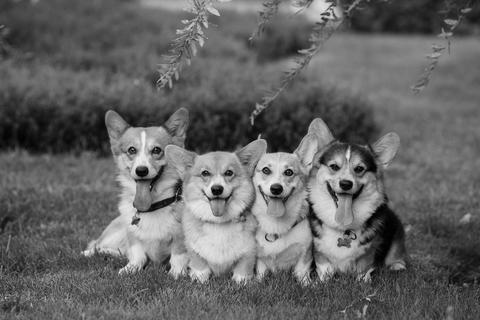
#> input picture Lab2/test-image.jpg, 480 x 320 px; the run also reads 2 pictures not shown here
$ jupyter execute --allow-errors Lab2.ipynb   (shell and % lines are left out)
#> lines starting #> are read from the running program, lines starting #| are printed output that depends on the picture
# ECE 311 Lab 2: LSI Systems
## Due Date: 9/18 @ 11:59PM on Canvas
In this lab, we will explore Linear Shift-Invariant (LSI) systems and their properties with applications involving toy signals, image filtering, stock data, and even an example of a simple non-linear system. Let's get started!

[cell 1]
# import necessary libraries for this lab
import numpy as np
import scipy.signal as signal
import matplotlib.pyplot as plt

from skimage.io import imread

## Getting Started with Convolution

We remember from ECE 210, that convolution describes how any continuous-time input signal is processed by an LTI system. Given an input $x(t)$ and an LTI system's impulse response $h(t)$, the system output $y(t)$ is given by

$$
y(t) = x(t) * h(t).
$$

Recall that convolution for continous-time signals is defined as

$$
y(t) = \int_{\tau = -\infty}^{\infty}x(\tau)h(t-\tau)d\tau = \int_{\tau=-\infty}^{\infty}x(t-\tau)h(\tau)d\tau.
$$

You have learned in ECE 310 that discrete-time LTI systems also have an impulse response $h[n]$, which is the system response to a unit Kronecker delta $\delta[n]$ input. Thus, we can express the system output given an input signal via discrete-time convolution.

$$
y[n] = x[n] * h[n]
$$

$$
y[n] = \sum_{k=-\infty}^{\infty}x[k]h[n-k] = \sum_{k=-\infty}^{\infty}x[n-k]h[k]
$$

Like the width properties of continuous-time convolution, if $x$ is of length $N$ and $h$ is of length $M$, the result $y$ will be of length $N+M-1$. It is important to note that every LTI system can be represented by a convolution, every system that can be expressed as a convolution is fully described by its impulse response, and any system fully described by its impulse response must be LTI. This means the relationship between LTI systems, convolution, and impulse responses is an "if and only if" relationship; they all imply one another! This is something handy to keep in mind whenever you want to identify and describe an LTI system.

The key function we will use to perform convolutions is the $\textrm{convolve()}$ function in the $\textrm{scipy.signal}$ module. The usage of this function for an example system is as follows:

$$
x[n] = \delta[n]+2\delta[n-2]+3\delta[n-4]
$$

$$
y[n] = x[n]+3x[n-1]
$$

[cell 2]
x = np.array([1, 0, 2, 0, 3]) # input signal
h = np.array([1, 3]) # filter/system's impulse response
y = signal.convolve(x,h) # signal.convolve(in1,in2)

print(y) # verify this result by hand!

Note how we extracted the system's impulse response for the system's Linear Constant Coefficient Difference Equation (LCCDE): we simply replace each $x[n-k]$ with $\delta[n-k]$! This is equivalent to passing $\delta[n]$ as our input signal. Above, our first term takes the present input value and multiplies it by one, and the second term multiplies the most recent input by three. Intuitively, when we flip and shift our filter $h$ for the convolution, we will be applying this system to the input signal at each shift step. The $\textrm{signal.convolve()}$ function assumes the arrays that represent our signals begin at index zero.

# Exercise 1: Implementing LTI Systems

In the below code cell, implement the following LTI systems and plot the system response (using $\textrm{plt.stem()}$) to each of the listed input signals. Comment on the results in the following Markdown cell, i.e. compare and contrast how each system seems to affect each input signal. Remember to use the LCCDE for each system to infer its impulse response!

* System A: $y_a[n] = x[n]-x[n-1]$

* System B: $y_b[n] = \frac{1}{3}x[n]+\frac{1}{3}x[n-1]+\frac{1}{3}x[n-2]$

* $x_1[n] = u[n] - u[n-10], 0\leq n< 20$

* $x_2[n] = \sin\left(\frac{\pi}{20}n\right), 0\leq n< 40$

[cell 3]
# create input signals here:
# Hint: Use np.sin and np.pi!

x1_ones = np.ones(10)
x1_zeros = np.zeros(10)
x1 = np.concatenate((x1_ones, x1_zeros))

x2 = np.array([np.sin(np.pi / 20 * i) for i in range(40)])  #signal 2

# System A

h_a = [1, -1]

# plot result for x1

y_a_1 = signal.convolve(x1, h_a)
print(y_a_1)
plt.stem(y_a_1)

# plot result for x2

y_a_2 = signal.convolve(x2, h_a)
print(y_a_2)
plt.figure()
plt.stem(y_a_2)

# System B

h_b = [1/3, 1/3, 1/3]

# plot result for x1

y_b_1 = signal.convolve(x1, h_b)
print(y_b_1)
plt.figure()
plt.stem(y_b_1)

# plot result for x2

y_b_2 = signal.convolve(x2, h_b)
print(y_b_2)
plt.figure()
plt.stem(y_b_2)
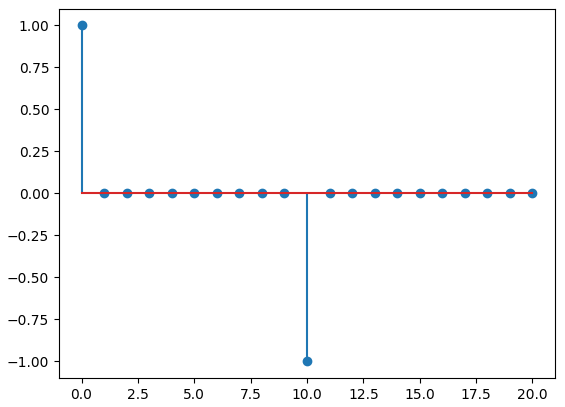
#> figure drawn by matplotlib, 1 panel; curve peaks at x = 0, y = 1
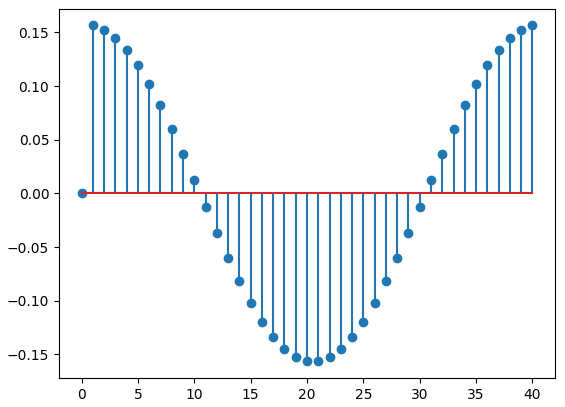
#> figure drawn by matplotlib, 1 panel; curve peaks at x = 40, y = 0.156
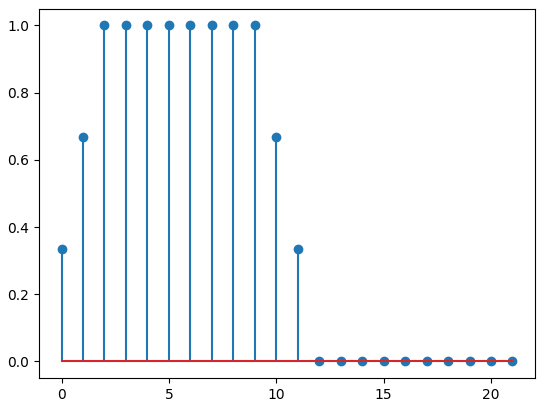
#> figure drawn by matplotlib, 1 panel; curve peaks at x = 2, y = 1
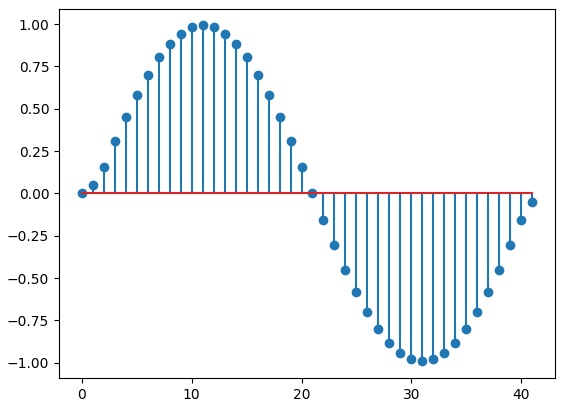
#> figure drawn by matplotlib, 1 panel; curve peaks at x = 11, y = 0.992

## Comments here:

(Consider how each system affects the flatter and faster-changing parts of the input signals. What do you think each system is doing?)

1. System A shows the difference between each point in a signal.
2. System B calculate the mean value of every three point in a signal.

# Exercise 2: Bitcoin Pricing Correction

One type of signal could be some non-physical 1D information. An example of this would be stock price or cryptocurrency price data. This data is notoriously noisy and can jump around unpredictably.

Remember that the systems we work with can be either causal or non-causal. A causal system only uses present and past information or values to calculate its present values, while a non-causal system can leverage future information. In this exercise, we will compare causal and non-causal versions of a system to smooth a day's worth of bitcoin price data. We have provided 24 hours of prices with pricing updates every minute (1440 points). The date in question is Christmas Eve Day (12/24), 2017.

#> (a cell that did not finish here is left out)

Pretty noisy, right? Maybe a lot of last-minute Christmas gifts made the price even more unpredictable!

In this exercise, you will implement two length-51 moving average filters on this Bitcoin price data. The first will be causal and the second will be non-causal. Mathematically, we can represent these systems as follows:

$$
y_1[n] = \frac{1}{51}\sum_{i=0}^{50}x[n - i]
$$

$$
y_2[n] = \frac{1}{51}\sum_{i=-25}^{25}x[n - i]
$$

Furthermore, since the moving average filter is an LTI system we may implement it as a convolution using its impulse response. If you are having trouble seeing this, we suggest considering a length-5 moving average filter and "unrolling" the sum to understand that system definition and its impulse response.

Notice that the non-causal filter will require us to access negative indices according to the impulse response of our filter. A natural question to ask is how does the $\textrm{signal.convolve()}$ function perform non-causal convolution? How can you indicate negative indices when making an array for a system's impulse response? This is where the "same" mode comes in! We may use the "same" mode as follows:

```
y = signal.convolve(x, h, 'same'),
```

where $x$ is of length $N$ and $h$ is length $M$. This line of code will first perform regular convolution like the default mode where the first sample of each sequence is assumed to be at $n=0$. Then, it will only keep the center $N$ values (length of first argument/array). This operation is equivalent to zero-centering the second argument/array (```h``` in the above example). You may want to try a couple small examples to convince yourself this is true. The "same" mode will be important to keep in mind throughout this lab and the rest of the course.

**Important Note:** For the following two parts, we have provided the appropriate start and end indices to help us make sure each implementation returns results of the same size and to remove initial condition worries (ramping behavior since we would have fewer than 51 samples as the filter has partial overlap). **Please follow the plotting instructions in the following parts carefully!**

a. Construct the causal filter and apply it to the provided bitcoin price data (apply your causal system to the data in the ``bitcoin_data`` variable). To make sure your output is the same length and matches up correctly in time, please slice the result of convolving ``bitcoin_data`` with your causal filter using ``start`` and ``end``. Note that we do this to create the ``plotting_data`` variable. Plot the original data (``plotting_data``) and your smoothed data on the same plot. **Don't forget to include a legend!**

b. Construct the non-causal filter and apply it to the provided bitcoin price data (``bitcoin_data`` variable). Perform the same ``start`` and ``end`` slicing on your result as in part (a). Plot the original data (``plotting_data``) and your smoothed data on the same plot.

c. Plot the difference signals for each filter on the same plot. Let the difference signal for a system's output be given by

$$
y_d = y - \hat{y},
$$

where $\hat{y}$ is your system output and $y$ is the sliced original data used for plotting, ``plotting_data``.

d. Comment on the results in the following Markdown cell. What is noticeably different between the two sets of smoothed results from the causal and non-causal systems? Is it helpful to know a lot of past information or a decent amount of past and future information?

[cell 5]
# Provided code
L = 51
half_L = 25
start = 50
#> (the rest of this cell did not finish here and is left out)

## Comments for here:

Part 2(d):

According to the plot of the differences of each filtered signal, we can see that the non-causal filter signal has less error with original signal in most of the time, since it's closer to 0 in most of the time.

So I think it's more helpful to learn decent amount of past and future information than a lot of past information.

# Image Convolution

In ECE 310, we typically focus on the implications of applying LTI systems in the frequency domain of a 1D signal. Our most common idea of a 1D signal is a piece of audio. In this section, we will experiment with image filtering along both axes of an image and see that we can do more than just filtering with convolution.

# Exercise 3: 1D Image Convolution

Apply a 1D length 11 moving average filter on the provided ``test-image.jpg`` image along the:

**Note: we will use the 'same' mode again when using $\textrm{signal.convolve()}$ for this exercise.**

a. Rows

b. Columns

c. Rows then columns (**Hint**: make sure to convolve first along the rows, then use the result of this row-convolution to convolve along the columns!)

d. Columns then rows (**Hint**: make sure to convolve first along the columns, then use the result of this column-convolution to convolve along the rows!)

Plot each of the resulting images and give them unique titles.

e. Comment on the images from the "rows then columns" and "columns then rows" procedures. Are they the same? Explain your answer, why are they the same or different?

[cell 6]
# make filter and load image
image = imread('test-image.jpg')
#> image is the input picture: shape (320, 480); min 0, max 253, mean 101.1
plt.figure(figsize=(10,6))
plt.imshow(image, 'gray')
plt.title('Original Image')
L = 11
h = np.ones(L) * 1/11 # impulse response of length-11 moving average filter
n_rows, n_cols = image.shape

# Code for 3.a along rows (apply filter to each row independently)
image_row = np.zeros(image.shape)
# Hint: image_row[i, :] = signal.convolve(image[i, :], h, 'same') for each row
for i in range(n_rows):
    image_row[i, :] = signal.convolve(image[i, :], h, 'same')
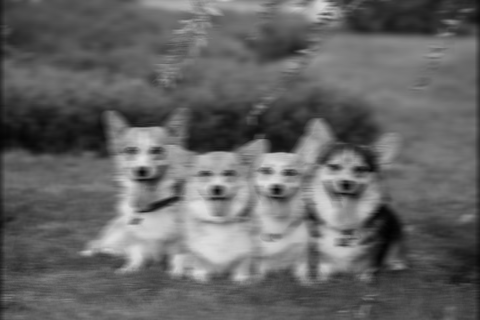
#> image_row: shape (320, 480) float64; min 1.91, max 226.1, mean 100.6

plt.figure(figsize = (10, 6))
plt.imshow(image_row, 'gray')
plt.title('Row-convolved Image')

# along the columns (3.b)
image_col = np.zeros(image.shape)
for i in range(n_cols):
    image_col[:, i] = signal.convolve(image[:, i], h, 'same')
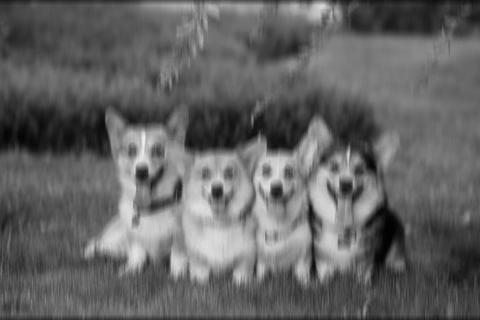
#> image_col: shape (320, 480) float64; min 1.45, max 239, mean 100.2

plt.figure(figsize = (10, 6))
plt.imshow(image_col, 'gray')
plt.title('Column-convolved Image')

# rows then columns (3.c)
image_row_col = np.zeros(image.shape)
for i in range(n_rows):
    image_row_col[i, :] = signal.convolve(image[i, :], h, 'same')   #first convolve on rows
for j in range(n_cols):
    image_row_col[:, j] = signal.convolve(image_row_col[:, j], h, 'same')   #then convolve on columns
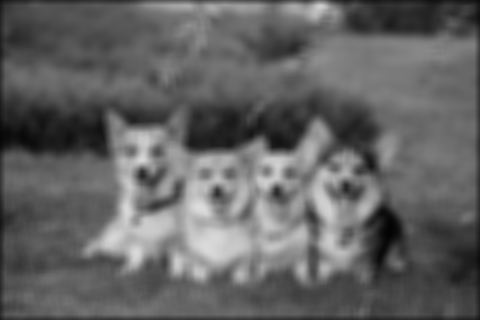
#> image_row_col: shape (320, 480) float64; min 3.58, max 220.9, mean 99.8

plt.figure(figsize = (10, 6))
plt.imshow(image_row_col, 'gray')
plt.title('Row then Column convolved Image')

# columns then rows (3.d)
# rows then columns (3.c)
image_col_row = np.zeros(image.shape)
for i in range(n_cols):
    image_col_row[: ,i] = signal.convolve(image[:, i], h, 'same')   #first convolve on columns
for j in range(n_rows):
    image_col_row[j, :] = signal.convolve(image_col_row[j, :], h, 'same')   #then convolve on rows

plt.figure(figsize = (10, 6))
plt.imshow(image_col_row, 'gray')
plt.title('Column then Row convolved Image')

#(3.e)
print('print the difference of each pixel in image_col_row and image_row_col, and find they are not all the same: \n\n', image_col_row == image_row_col)
#> (printed output is left out)

## Comments here

Part 3(e):
If only judged by eyes, I would say they are the same. But when I compare each pixel in the two picture, I find not all the pixels are equal, So the two pictures are different.

# Exercise 4: Building an Edge Detector

Let's now apply image convolution to perform edge detection. We will build a simple edge detector step-by-step using the following simple 1D filter:

$$
h[n] = \delta[n] - \delta[n-1]
$$

a. Intuitively or mathematically, what does this filter do to an input signal? In other words, what parts of a signal would give a strong (large magnitude) response and what parts would give a weak (small magnitude) response? You may answer this with a couple signal examples and the result of convolution with $h[n]$ or qualitative intuition.

b. Is this filter causal? Why or why not? In general, is it a problem if an image filter is non-causal? (Hint: consider the contexts in which we can or cannot violate causality.)

**Note**: For the next two parts, please store your results in separate variables. This will make part (e) much cleaner.

c. Apply $h[n]$ along the rows of the ``test-image.jpg`` image. Plot the result with a grayscale color mapping.

d. Apply $h[n]$ along the columns of the ``test-image.jpg`` image. Plot the result with a grascale color mapping.

So far we have checked for edge-like features in the image going along the rows and columns. Imagine these two results as indicating edge strength along the row axis (vertical edges) and column axis (horizontal edges) of the image, respectively. Take a minute to look at the differences between these two resulting images. Can you tell which one is detecting edges within a row and which one is doing so within a column? What would be a sensible way to incorporate these two dimensions of information? Imagine they form a 2D vector and take the norm! More precisely:

$$
I_F(r,c) = \sqrt{\left(I_R(r,c)\right)^2 + \left(I_C(r,c)\right)^2},
$$

where $I_R$ and $I_C$ are the row and column filtered results from parts (c) and (d) above, respectively.

e. Build the final result image $I_F$ according to the above equation. Plot the result again with a grayscale color mapping.

## Comments here

Part 4(a):
The filter assigns the value of (x[n] - x[n-1]) to x*h[n]
The parts of a signal that have large difference between x[n] and x[n-1] would give a strong response
The parts of a signal that have small difference between x[n] and x[n-1] would give a weak response

Part 4(b):
Yes, this filter is causal, because we only uses current and past input signals in h[n]
It wouldn't be a problem if a filter is non-causal. Because we already have entire image, so we can access future values.

[cell 7]
# load test-image.jpg
test = imread('test-image.jpg')

# Code for 4.c here:
h = np.array([1, -1])
test_rows, test_cols = test.shape
row_im = np.zeros([test_rows, test_cols])

for i in range(test_rows):
    row_im[i, :] = signal.convolve(test[i, :], h, 'same')
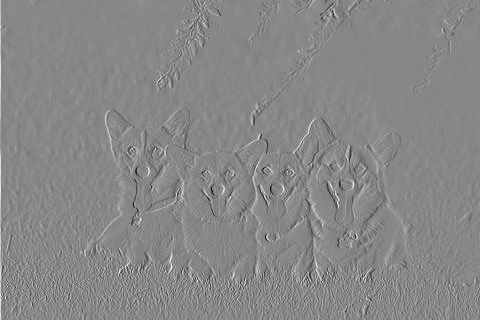
#> row_im: shape (320, 480) float64; min -149, max 131, mean 0.2; drawn with min black and max white

plt.imshow(row_im, 'gray')   #plot the image processed by row-based egde detector
plt.title('Image processed by row-based egde detector')

# Code for 4.d here:
col_im = np.zeros([test_rows, test_cols])

for i in range(test_cols):
    col_im[:, i] = signal.convolve(test[:, i], h, 'same')
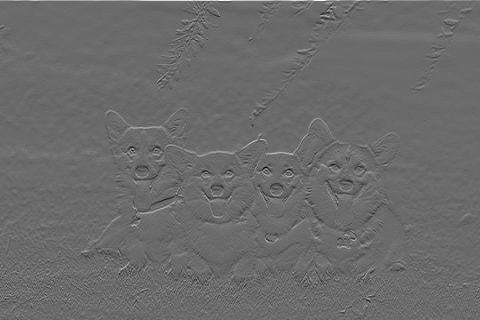
#> col_im: shape (320, 480) float64; min -153, max 210, mean 0.3; drawn with min black and max white

plt.figure()
plt.imshow(col_im, 'gray')   #plot the image processed by column-based egde detector
plt.title('Image processed by column-based egde detector')

# Code for 4.e here:
final_im = np.zeros([test_rows, test_cols])
for i in range(test_rows):
    for j in range(test_cols):
        final_im[i, j] = np.sqrt(row_im[i, j]**2 + col_im[i, j]**2)
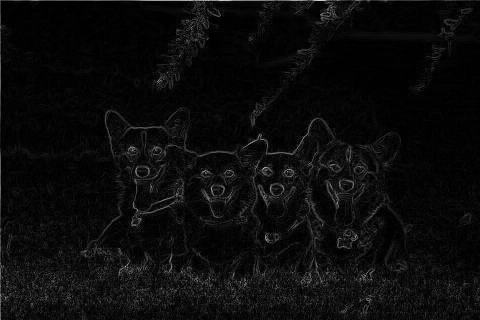
#> final_im: shape (320, 480) float64; min 0, max 210, mean 11.7
#> (the rest of the program and of its run is left out)
